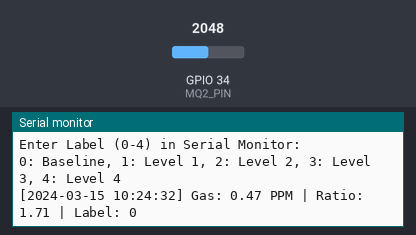
The sketch below on a simulated ESP32. Parts: the last lines printed to the serial monitor. The test bench sets the inputs (shaded band); at power-on: GPIO 34 (MQ2_PIN) = 2048 (analog values on the 0–4095 scale). WiFi joins after 1.5 s; servers stay silent unless stated; uploads are accepted with an empty reply; the local clock reads 2024-03-15 10:24:30 at power-on unless the sketch sets it.

Above: at 2.7 s.
2.8 s: GPIO 34 (MQ2_PIN) set to 4095
At 5.2 s:
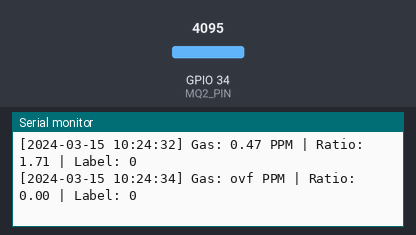
7.7 s: GPIO 34 (MQ2_PIN) set to 3603
At 9.4 s:
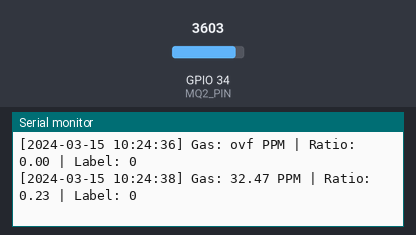
Timing chart, 0 to 10.9 s (numbered marks = the images above; inputs shaded):
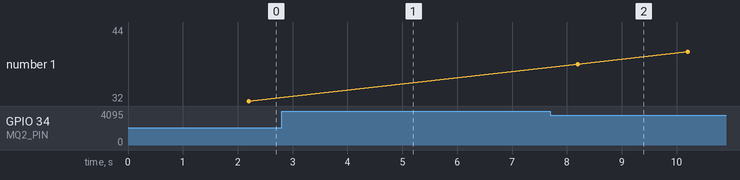

Measured:
- after the input at 2.8 s, the serial monitor: prints a new line after 1.4 s (image 1)
- after the input at 7.7 s, the serial monitor: prints a new line after 0.50 s (image 2)

The sketch:

esp32_mq2_main.ino
```cpp
/*
 * ESP32 Gas Detection Logger - Calibration Phase
 * Sensor: MQ-2 (Analog)
 * Features: WiFi, NTP, Electrical Parameter Logging, Manual Labeling for Calibration
 */

#include <WiFi.h>
#include <HTTPClient.h>
#include "time.h"
#include <math.h>

// --- CONFIGURATION ---
const char* ssid = "Airtel_Barathy";
const char* password = "6384@bank";
const char* serverUrl = "http://192.168.1.5:5000/log";

// Pins
#define MQ2_PIN 34

// MQ-2 Parameters
#define RL 20000.0   // 20k ohm
#define ADC_MAX 4095.0
#define VCC 3.3
float R0 = 11660.0; // Calibrated from 24h burn-in data

// Log scale model for Propane (Default constants, will be refined after calibration)
#define M_SLOPE -0.47
#define B_INTERCEPT 0.08

// NTP Settings
const char* ntpServer = "pool.ntp.org";
const long  gmtOffset_sec = 19800;  // India (IST)
const int   daylightOffset_sec = 0;

unsigned long previousMillis = 0;
const long interval = 2000; // Faster sampling for calibration (2 seconds)

int exposureLevel = 0; // 0=Baseline, 1-4=Gas Levels (set via Serial)

void setup() {
  Serial.begin(115200);
  analogReadResolution(12);

  Serial.print("Connecting to WiFi");
  WiFi.begin(ssid, password);
  while (WiFi.status() != WL_CONNECTED) {
    delay(500);
    Serial.print(".");
  }
  Serial.println("\nWiFi Connected!");

  configTime(gmtOffset_sec, daylightOffset_sec, ntpServer);

  Serial.println("--- Calibration Mode Active ---");
  Serial.println("Enter Label (0-4) in Serial Monitor:");
  Serial.println("0: Baseline, 1: Level 1, 2: Level 2, 3: Level 3, 4: Level 4");
}

void loop() {
  // Check for Serial input to update exposureLevel
  if (Serial.available() > 0) {
    int incoming = Serial.parseInt();
    if (incoming >= 0 && incoming <= 4) {
      exposureLevel = incoming;
      Serial.print(">>> Label updated to: ");
      Serial.println(exposureLevel);
    }
    // Clear buffer
    while(Serial.available() > 0) Serial.read();
  }

  unsigned long currentMillis = millis();

  if (currentMillis - previousMillis >= interval) {
    previousMillis = currentMillis;

    // 1. Read MQ-2
    int adcValue = analogRead(MQ2_PIN);
    float Vrl = (adcValue / ADC_MAX) * VCC;
    if (Vrl < 0.01) Vrl = 0.01;
    float Rs = ((VCC - Vrl) * RL) / Vrl;

    // 2. Derive Parameters
    float ratio = Rs / R0;
    float logppm = (log10(ratio) - B_INTERCEPT) / M_SLOPE;
    float ppm = pow(10, logppm);

    // 3. Get Time
    struct tm timeinfo;
    if (!getLocalTime(&timeinfo)) {
      Serial.println("Failed to obtain time");
      return;
    }

    char dateStr[20], timeStr[20];
    strftime(dateStr, sizeof(dateStr), "%Y-%m-%d", &timeinfo);
    strftime(timeStr, sizeof(timeStr), "%H:%M:%S", &timeinfo);

    // 4. Send to Server
    if (WiFi.status() == WL_CONNECTED) {
      HTTPClient http;
      http.begin(serverUrl);
      http.addHeader("Content-Type", "application/json");

      String jsonData = "{";
      jsonData += "\"date\":\"" + String(dateStr) + "\",";
      jsonData += "\"time\":\"" + String(timeStr) + "\",";
      jsonData += "\"adc\":" + String(adcValue) + ",";
      jsonData += "\"voltage\":" + String(Vrl) + ",";
      jsonData += "\"Rs\":" + String(Rs) + ",";
      jsonData += "\"R0\":" + String(R0) + ",";
      jsonData += "\"ratio\":" + String(ratio) + ",";
      jsonData += "\"ppm\":" + String(ppm) + ",";
      jsonData += "\"label\":" + String(exposureLevel);
      jsonData += "}";

      int httpResponseCode = http.POST(jsonData);
      http.end();

      Serial.print("[" + String(dateStr) + " " + String(timeStr) + "] ");
      Serial.print("Gas: "); Serial.print(ppm);
      Serial.print(" PPM | Ratio: "); Serial.print(ratio);
      Serial.print(" | Label: "); Serial.println(exposureLevel);
    }
  }
}
```
